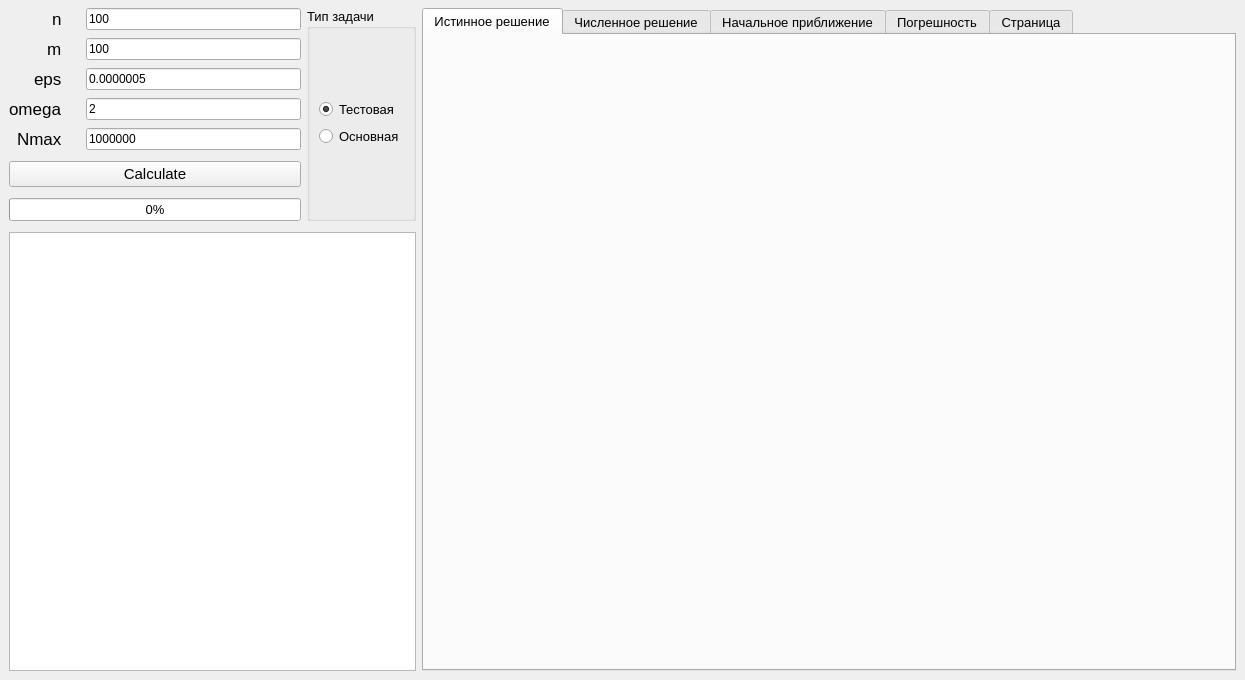
<?xml version="1.0" encoding="UTF-8"?>
<ui version="4.0">
 <class>MainWindow</class>
 <widget class="QMainWindow" name="MainWindow">
  <property name="geometry">
   <rect>
    <x>0</x>
    <y>0</y>
    <width>1245</width>
    <height>680</height>
   </rect>
  </property>
  <property name="windowTitle">
   <string>MainWindow</string>
  </property>
  <widget class="QWidget" name="centralwidget">
   <layout class="QHBoxLayout" name="horizontalLayout" stretch="1,2">
    <property name="topMargin">
     <number>8</number>
    </property>
    <item>
     <layout class="QGridLayout" name="gridLayout">
      <property name="verticalSpacing">
       <number>11</number>
      </property>
      <item row="0" column="1" rowspan="3">
       <widget class="QGroupBox" name="groupBox">
        <property name="font">
         <font>
          <pointsize>10</pointsize>
         </font>
        </property>
        <property name="title">
         <string>Тип задачи</string>
        </property>
        <layout class="QVBoxLayout" name="verticalLayout_2">
         <item>
          <layout class="QVBoxLayout" name="verticalLayout">
           <item>
            <widget class="QRadioButton" name="radioTest_btn">
             <property name="text">
              <string>Тестовая</string>
             </property>
             <property name="checked">
              <bool>true</bool>
             </property>
            </widget>
           </item>
           <item>
            <widget class="QRadioButton" name="radioMain_btn">
             <property name="text">
              <string>Основная</string>
             </property>
            </widget>
           </item>
          </layout>
         </item>
        </layout>
       </widget>
      </item>
      <item row="0" column="0">
       <layout class="QFormLayout" name="formLayout">
        <property name="labelAlignment">
         <set>Qt::AlignmentFlag::AlignRight|Qt::AlignmentFlag::AlignTrailing|Qt::AlignmentFlag::AlignVCenter</set>
        </property>
        <property name="horizontalSpacing">
         <number>24</number>
        </property>
        <property name="verticalSpacing">
         <number>8</number>
        </property>
        <item row="0" column="0">
         <widget class="QLabel" name="label">
          <property name="font">
           <font>
            <pointsize>13</pointsize>
           </font>
          </property>
          <property name="text">
           <string>n</string>
          </property>
         </widget>
        </item>
        <item row="0" column="1">
         <widget class="QLineEdit" name="n_Line">
          <property name="toolTip">
           <string>Число разбиений по x</string>
          </property>
          <property name="whatsThis">
           <string>&lt;html&gt;&lt;head/&gt;&lt;body&gt;&lt;p&gt;&lt;br/&gt;&lt;/p&gt;&lt;/body&gt;&lt;/html&gt;</string>
          </property>
          <property name="inputMask">
           <string/>
          </property>
          <property name="text">
           <string>100</string>
          </property>
          <property name="placeholderText">
           <string>asdasdasda</string>
          </property>
         </widget>
        </item>
        <item row="1" column="0">
         <widget class="QLabel" name="label_2">
          <property name="font">
           <font>
            <pointsize>13</pointsize>
           </font>
          </property>
          <property name="text">
           <string>m</string>
          </property>
         </widget>
        </item>
        <item row="1" column="1">
         <widget class="QLineEdit" name="m_Line">
          <property name="toolTip">
           <string>Число разбиений по y</string>
          </property>
          <property name="text">
           <string>100</string>
          </property>
         </widget>
        </item>
        <item row="2" column="0">
         <widget class="QLabel" name="label_3">
          <property name="font">
           <font>
            <pointsize>13</pointsize>
           </font>
          </property>
          <property name="text">
           <string>eps</string>
          </property>
         </widget>
        </item>
        <item row="2" column="1">
         <widget class="QLineEdit" name="eps_Line">
          <property name="toolTip">
           <string>Нужная точность</string>
          </property>
          <property name="text">
           <string>0.0000005</string>
          </property>
         </widget>
        </item>
        <item row="3" column="0">
         <widget class="QLabel" name="label_4">
          <property name="font">
           <font>
            <pointsize>13</pointsize>
           </font>
          </property>
          <property name="text">
           <string>omega</string>
          </property>
         </widget>
        </item>
        <item row="3" column="1">
         <widget class="QLineEdit" name="omega_Line">
          <property name="toolTip">
           <string>Параметр метода</string>
          </property>
          <property name="text">
           <string>2</string>
          </property>
         </widget>
        </item>
        <item row="4" column="0">
         <widget class="QLabel" name="label_5">
          <property name="font">
           <font>
            <pointsize>13</pointsize>
           </font>
          </property>
          <property name="text">
           <string>Nmax</string>
          </property>
         </widget>
        </item>
        <item row="4" column="1">
         <widget class="QLineEdit" name="nMax_Line">
          <property name="toolTip">
           <string>Максимальное число итераций</string>
          </property>
          <property name="text">
           <string>1000000</string>
          </property>
         </widget>
        </item>
       </layout>
      </item>
      <item row="3" column="0" colspan="2">
       <widget class="QTextBrowser" name="infoBrowser"/>
      </item>
      <item row="1" column="0">
       <widget class="QPushButton" name="calcButton">
        <property name="font">
         <font>
          <pointsize>11</pointsize>
         </font>
        </property>
        <property name="text">
         <string>Calculate</string>
        </property>
       </widget>
      </item>
      <item row="2" column="0">
       <widget class="QProgressBar" name="progressBar">
        <property name="enabled">
         <bool>true</bool>
        </property>
        <property name="font">
         <font>
          <pointsize>10</pointsize>
         </font>
        </property>
        <property name="value">
         <number>0</number>
        </property>
        <property name="alignment">
         <set>Qt::AlignmentFlag::AlignCenter</set>
        </property>
        <property name="textVisible">
         <bool>true</bool>
        </property>
        <property name="format">
         <string>%p%</string>
        </property>
       </widget>
      </item>
     </layout>
    </item>
    <item>
     <widget class="QTabWidget" name="tabWidget">
      <property name="enabled">
       <bool>true</bool>
      </property>
      <property name="font">
       <font>
        <pointsize>10</pointsize>
        <strikeout>false</strikeout>
        <kerning>true</kerning>
       </font>
      </property>
      <property name="layoutDirection">
       <enum>Qt::LayoutDirection::LeftToRight</enum>
      </property>
      <property name="currentIndex">
       <number>0</number>
      </property>
      <property name="tabBarAutoHide">
       <bool>false</bool>
      </property>
      <widget class="QWidget" name="tab">
       <attribute name="title">
        <string>Истинное решение</string>
       </attribute>
       <layout class="QHBoxLayout" name="horizontalLayout_2">
        <item>
         <widget class="QWidget" name="widget1" native="true"/>
        </item>
       </layout>
      </widget>
      <widget class="QWidget" name="tab_2">
       <attribute name="title">
        <string>Численное решение</string>
       </attribute>
       <layout class="QHBoxLayout" name="horizontalLayout_3">
        <item>
         <widget class="QWidget" name="widget2" native="true">
          <property name="focusPolicy">
           <enum>Qt::FocusPolicy::NoFocus</enum>
          </property>
         </widget>
        </item>
       </layout>
      </widget>
      <widget class="QWidget" name="tab_3">
       <attribute name="title">
        <string>Начальное приближение</string>
       </attribute>
       <layout class="QHBoxLayout" name="horizontalLayout_4">
        <item>
         <widget class="QWidget" name="widget3" native="true"/>
        </item>
       </layout>
      </widget>
      <widget class="QWidget" name="tab_4">
       <attribute name="title">
        <string>Погрешность</string>
       </attribute>
       <layout class="QHBoxLayout" name="horizontalLayout_5">
        <item>
         <widget class="QWidget" name="widget4" native="true"/>
        </item>
       </layout>
      </widget>
      <widget class="QWidget" name="tab_5">
       <attribute name="title">
        <string>Страница</string>
       </attribute>
       <layout class="QHBoxLayout" name="horizontalLayout_6">
        <item>
         <widget class="QWidget" name="widget9" native="true"/>
        </item>
       </layout>
      </widget>
     </widget>
    </item>
   </layout>
  </widget>
  <widget class="QMenuBar" name="menubar">
   <property name="geometry">
    <rect>
     <x>0</x>
     <y>0</y>
     <width>1245</width>
     <height>22</height>
    </rect>
   </property>
  </widget>
 </widget>
 <resources/>
 <connections/>
</ui>
